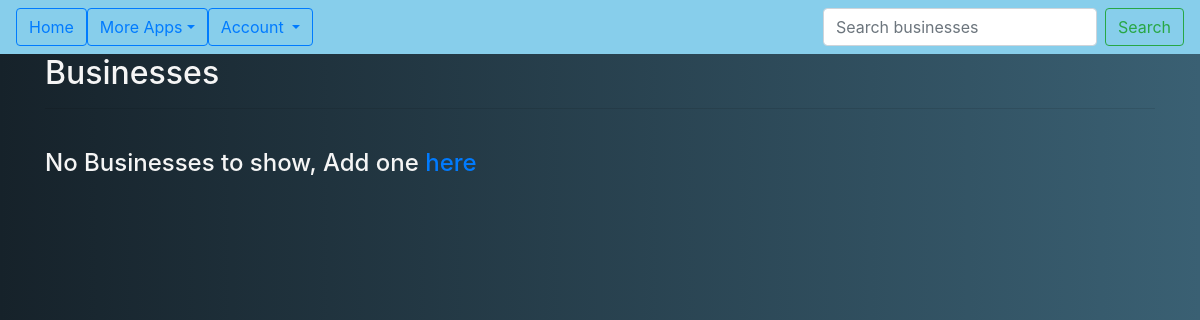
The page /business (signed in) on the database as committed earlier.
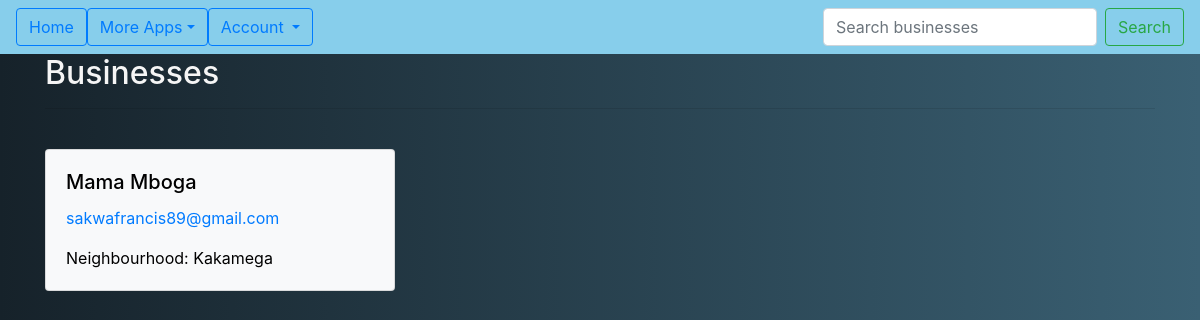
The same page on the database as committed later.
### Neigh/models.py (models this page shows, shortened)
class Business(models.Model):
  name = models.CharField(max_length=60)
  email = models.EmailField()
  neighbourhood = models.ForeignKey(Neighbourhood, on_delete=models.CASCADE)
  class Meta:
    ordering = ['name']

class Neighbourhood(models.Model):
  name = models.CharField(max_length=60,default='name')
  image = models.ImageField(upload_to = 'photos/')
  location = models.CharField(max_length=60)
  occupants_count = models.PositiveIntegerField()
  email = models.EmailField(max_length=60,default='email')
  description = models.TextField(default='description')
  def __str__(self):
    return self.name
  class Meta:
    ordering = ['name']

### Neigh/views.py (the view)
# urls.py: url(r'^business$', views.business,name = 'business'),
@login_required(login_url='/accounts/login/')
def business(request):
  id = request.user.id
  profile = Profile.objects.get(user=id)
  try:
    businesses = Business.objects.filter(neighbourhood=profile.neighbourhood)
  except ObjectDoesNotExist:
    businesses = []
  return render(request, 'business.html',{'businesses':businesses,'profile':profile})

### Neigh/templates/business.html
{% extends "base.html" %}
{% block content %}
<div class="container">
  <div class="intro">
    <h2>Businesses</h2>
  </div>
<hr>
<br>
{% if businesses %}
<div class="row">
{% for business in businesses %}
    <div class="col-sm-4" style="margin-bottom: 2em;">
      <div class="card bg-light">
        <div class="card-body">
          <h5 class="card-title firstletter" style="color:black">{{business.name}}</h5>
          <p class="card-text"><a class='maillink' href="mailto:{{profile.contact}}">{{business.email}}</a></p>
          <p class="card-text"><a  style="color:black">Neighbourhood: {{business.neighbourhood}}</a></p>
        </div>
      </div>
    </div>
{% endfor %}
</div>
{% else %}
<h4>No Businesses to show, Add one <a href="{% url 'newbusiness' %}">here</a></h4>
{% endif %}
</div>
{% endblock %}

Rows that differ between the two databases and show on the page:
added Business: name "Mama Mboga", email "sakwafrancis89@gmail.com", neighbourhood "Kakamega"
Other text that changed with them:
text no longer shown: "No Businesses to show, Add one here"
